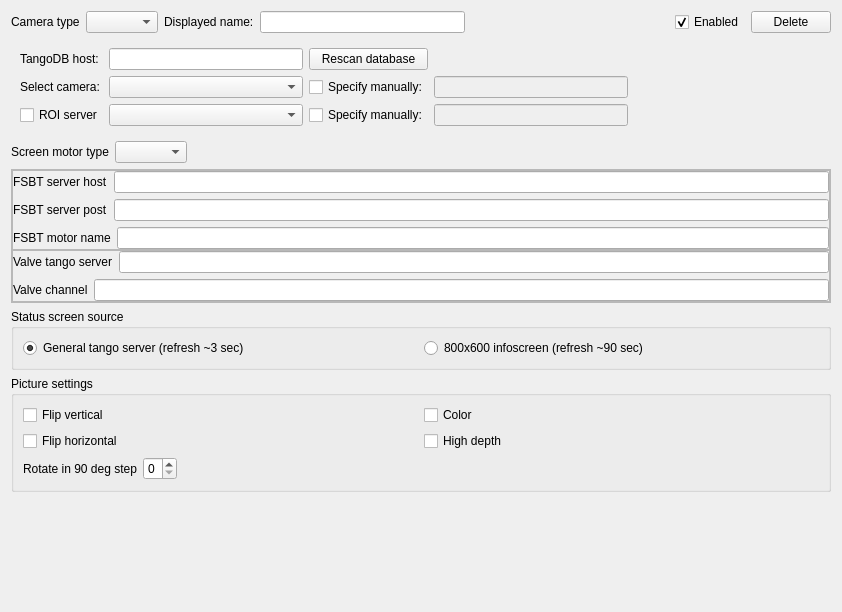
<?xml version="1.0" encoding="UTF-8"?>
<ui version="4.0">
 <class>CameraSettings</class>
 <widget class="QWidget" name="CameraSettings">
  <property name="geometry">
   <rect>
    <x>0</x>
    <y>0</y>
    <width>842</width>
    <height>612</height>
   </rect>
  </property>
  <property name="windowTitle">
   <string>CameraSettings</string>
  </property>
  <layout class="QVBoxLayout" name="verticalLayout_5">
   <item>
    <layout class="QHBoxLayout" name="horizontalLayout">
     <item>
      <widget class="QLabel" name="label">
       <property name="text">
        <string>Camera type</string>
       </property>
      </widget>
     </item>
     <item>
      <widget class="QComboBox" name="cmb_camera_type">
       <property name="toolTip">
        <string extracomment="Select camera type">Select camera type</string>
       </property>
       <property name="statusTip">
        <string/>
       </property>
       <property name="whatsThis">
        <string/>
       </property>
      </widget>
     </item>
     <item>
      <widget class="QLabel" name="label_12">
       <property name="text">
        <string>Displayed name:</string>
       </property>
      </widget>
     </item>
     <item>
      <widget class="QLineEdit" name="le_name">
       <property name="toolTip">
        <string>Under this name camera will be displayed in viewer</string>
       </property>
       <property name="statusTip">
        <string/>
       </property>
       <property name="whatsThis">
        <string/>
       </property>
      </widget>
     </item>
     <item>
      <spacer name="horizontalSpacer">
       <property name="orientation">
        <enum>Qt::Horizontal</enum>
       </property>
       <property name="sizeHint" stdset="0">
        <size>
         <width>40</width>
         <height>20</height>
        </size>
       </property>
      </spacer>
     </item>
     <item>
      <widget class="QCheckBox" name="chk_enabled">
       <property name="text">
        <string>Enabled</string>
       </property>
       <property name="checked">
        <bool>true</bool>
       </property>
      </widget>
     </item>
     <item>
      <widget class="QPushButton" name="cmd_delete">
       <property name="text">
        <string>Delete</string>
       </property>
      </widget>
     </item>
    </layout>
   </item>
   <item>
    <widget class="QFrame" name="fr_tango">
     <layout class="QGridLayout" name="gridLayout">
      <item row="1" column="3">
       <widget class="QCheckBox" name="chk_manual_tango_device">
        <property name="text">
         <string>Specify manually:</string>
        </property>
       </widget>
      </item>
      <item row="0" column="3">
       <widget class="QPushButton" name="cmd_rescan_database">
        <property name="text">
         <string>Rescan database</string>
        </property>
       </widget>
      </item>
      <item row="1" column="2">
       <widget class="QComboBox" name="cmb_tango_device"/>
      </item>
      <item row="0" column="2">
       <widget class="QLineEdit" name="le_tango_host">
        <property name="toolTip">
         <string>Type tango database host, e.g. hasep23oh</string>
        </property>
       </widget>
      </item>
      <item row="0" column="0">
       <widget class="QLabel" name="label_13">
        <property name="text">
         <string>TangoDB host:</string>
        </property>
       </widget>
      </item>
      <item row="1" column="0">
       <widget class="QLabel" name="label_14">
        <property name="text">
         <string>Select camera:</string>
        </property>
       </widget>
      </item>
      <item row="1" column="4">
       <widget class="QLineEdit" name="le_tango_server">
        <property name="enabled">
         <bool>false</bool>
        </property>
        <property name="toolTip">
         <string>Camera tango device, e.g. pXX/lmscreen/LM_XX</string>
        </property>
        <property name="statusTip">
         <string/>
        </property>
        <property name="whatsThis">
         <string/>
        </property>
       </widget>
      </item>
      <item row="2" column="2">
       <widget class="QComboBox" name="cmb_roi_device"/>
      </item>
      <item row="2" column="4">
       <widget class="QLineEdit" name="le_roi_server">
        <property name="enabled">
         <bool>false</bool>
        </property>
        <property name="toolTip">
         <string>Camera tango device, e.g. pXX/lmscreen/LM_XX</string>
        </property>
        <property name="statusTip">
         <string/>
        </property>
        <property name="whatsThis">
         <string/>
        </property>
       </widget>
      </item>
      <item row="2" column="3">
       <widget class="QCheckBox" name="chk_manual_roi_device">
        <property name="text">
         <string>Specify manually:</string>
        </property>
       </widget>
      </item>
      <item row="1" column="5">
       <spacer name="horizontalSpacer_4">
        <property name="orientation">
         <enum>Qt::Horizontal</enum>
        </property>
        <property name="sizeHint" stdset="0">
         <size>
          <width>40</width>
          <height>20</height>
         </size>
        </property>
       </spacer>
      </item>
      <item row="2" column="0">
       <widget class="QCheckBox" name="chk_roi_server">
        <property name="text">
         <string>ROI server</string>
        </property>
       </widget>
      </item>
     </layout>
    </widget>
   </item>
   <item>
    <layout class="QHBoxLayout" name="horizontalLayout_2">
     <item>
      <widget class="QLabel" name="label_5">
       <property name="text">
        <string>Screen motor type</string>
       </property>
      </widget>
     </item>
     <item>
      <widget class="QComboBox" name="cmb_motor_type">
       <property name="whatsThis">
        <string>If screen has a tango motor</string>
       </property>
      </widget>
     </item>
     <item>
      <spacer name="horizontalSpacer_2">
       <property name="orientation">
        <enum>Qt::Horizontal</enum>
       </property>
       <property name="sizeHint" stdset="0">
        <size>
         <width>40</width>
         <height>20</height>
        </size>
       </property>
      </spacer>
     </item>
    </layout>
   </item>
   <item>
    <widget class="QFrame" name="fr_motor">
     <property name="frameShape">
      <enum>QFrame::StyledPanel</enum>
     </property>
     <property name="frameShadow">
      <enum>QFrame::Raised</enum>
     </property>
     <layout class="QVBoxLayout" name="verticalLayout_4">
      <property name="spacing">
       <number>0</number>
      </property>
      <property name="leftMargin">
       <number>0</number>
      </property>
      <property name="topMargin">
       <number>0</number>
      </property>
      <property name="rightMargin">
       <number>0</number>
      </property>
      <property name="bottomMargin">
       <number>0</number>
      </property>
      <item>
       <widget class="QFrame" name="fr_fsbt">
        <property name="frameShape">
         <enum>QFrame::StyledPanel</enum>
        </property>
        <property name="frameShadow">
         <enum>QFrame::Raised</enum>
        </property>
        <layout class="QVBoxLayout" name="verticalLayout_2">
         <property name="leftMargin">
          <number>0</number>
         </property>
         <property name="topMargin">
          <number>0</number>
         </property>
         <property name="rightMargin">
          <number>0</number>
         </property>
         <property name="bottomMargin">
          <number>0</number>
         </property>
         <item>
          <layout class="QHBoxLayout" name="horizontalLayout_7">
           <item>
            <widget class="QLabel" name="label_7">
             <property name="text">
              <string>FSBT server host</string>
             </property>
            </widget>
           </item>
           <item>
            <widget class="QLineEdit" name="le_fsbt_host"/>
           </item>
          </layout>
         </item>
         <item>
          <layout class="QHBoxLayout" name="horizontalLayout_8">
           <item>
            <widget class="QLabel" name="label_8">
             <property name="text">
              <string>FSBT server post</string>
             </property>
            </widget>
           </item>
           <item>
            <widget class="QLineEdit" name="le_fsbt_port"/>
           </item>
          </layout>
         </item>
         <item>
          <layout class="QHBoxLayout" name="horizontalLayout_9">
           <item>
            <widget class="QLabel" name="label_9">
             <property name="text">
              <string>FSBT motor name</string>
             </property>
            </widget>
           </item>
           <item>
            <widget class="QLineEdit" name="le_fsbt_motor_name"/>
           </item>
          </layout>
         </item>
        </layout>
       </widget>
      </item>
      <item>
       <widget class="QFrame" name="fr_acromag">
        <property name="frameShape">
         <enum>QFrame::StyledPanel</enum>
        </property>
        <property name="frameShadow">
         <enum>QFrame::Raised</enum>
        </property>
        <layout class="QVBoxLayout" name="verticalLayout_3">
         <property name="leftMargin">
          <number>0</number>
         </property>
         <property name="topMargin">
          <number>0</number>
         </property>
         <property name="rightMargin">
          <number>0</number>
         </property>
         <property name="bottomMargin">
          <number>0</number>
         </property>
         <item>
          <layout class="QHBoxLayout" name="horizontalLayout_10">
           <item>
            <widget class="QLabel" name="label_10">
             <property name="text">
              <string>Valve tango server</string>
             </property>
            </widget>
           </item>
           <item>
            <widget class="QLineEdit" name="le_acromag_server"/>
           </item>
          </layout>
         </item>
         <item>
          <layout class="QHBoxLayout" name="horizontalLayout_11">
           <item>
            <widget class="QLabel" name="label_11">
             <property name="text">
              <string>Valve channel</string>
             </property>
            </widget>
           </item>
           <item>
            <widget class="QLineEdit" name="le_acromag_valve"/>
           </item>
          </layout>
         </item>
        </layout>
       </widget>
      </item>
     </layout>
    </widget>
   </item>
   <item>
    <widget class="QGroupBox" name="gb_status_source">
     <property name="title">
      <string>Status screen source</string>
     </property>
     <layout class="QGridLayout" name="gridLayout_3">
      <item row="0" column="1">
       <widget class="QRadioButton" name="but_status_source_infoscreen">
        <property name="text">
         <string>800x600 infoscreen (refresh ~90 sec) </string>
        </property>
        <attribute name="buttonGroup">
         <string notr="true">bg_status_source</string>
        </attribute>
       </widget>
      </item>
      <item row="0" column="0">
       <widget class="QRadioButton" name="but_status_source_tango">
        <property name="text">
         <string>General tango server (refresh ~3 sec)</string>
        </property>
        <property name="checked">
         <bool>true</bool>
        </property>
        <attribute name="buttonGroup">
         <string notr="true">bg_status_source</string>
        </attribute>
       </widget>
      </item>
     </layout>
    </widget>
   </item>
   <item>
    <widget class="QGroupBox" name="groupBox">
     <property name="title">
      <string>Picture settings</string>
     </property>
     <layout class="QGridLayout" name="gridLayout_2">
      <item row="0" column="0">
       <widget class="QCheckBox" name="chk_flip_v">
        <property name="text">
         <string>Flip vertical</string>
        </property>
       </widget>
      </item>
      <item row="3" column="0">
       <widget class="QCheckBox" name="chk_flip_h">
        <property name="text">
         <string>Flip horizontal</string>
        </property>
       </widget>
      </item>
      <item row="4" column="0" colspan="2">
       <layout class="QHBoxLayout" name="horizontalLayout_3">
        <item>
         <widget class="QLabel" name="label_6">
          <property name="text">
           <string>Rotate in 90 deg step</string>
          </property>
         </widget>
        </item>
        <item>
         <widget class="QSpinBox" name="sp_rotate">
          <property name="maximum">
           <number>3</number>
          </property>
         </widget>
        </item>
        <item>
         <spacer name="horizontalSpacer_3">
          <property name="orientation">
           <enum>Qt::Horizontal</enum>
          </property>
          <property name="sizeHint" stdset="0">
           <size>
            <width>40</width>
            <height>20</height>
           </size>
          </property>
         </spacer>
        </item>
       </layout>
      </item>
      <item row="0" column="1">
       <widget class="QCheckBox" name="chk_color">
        <property name="text">
         <string>Color</string>
        </property>
       </widget>
      </item>
      <item row="3" column="1">
       <widget class="QCheckBox" name="chk_high_depth">
        <property name="text">
         <string>High depth</string>
        </property>
       </widget>
      </item>
     </layout>
    </widget>
   </item>
   <item>
    <spacer name="verticalSpacer">
     <property name="orientation">
      <enum>Qt::Vertical</enum>
     </property>
     <property name="sizeHint" stdset="0">
      <size>
       <width>20</width>
       <height>70</height>
      </size>
     </property>
    </spacer>
   </item>
  </layout>
 </widget>
 <resources/>
 <connections/>
 <buttongroups>
  <buttongroup name="bg_status_source"/>
 </buttongroups>
</ui>
